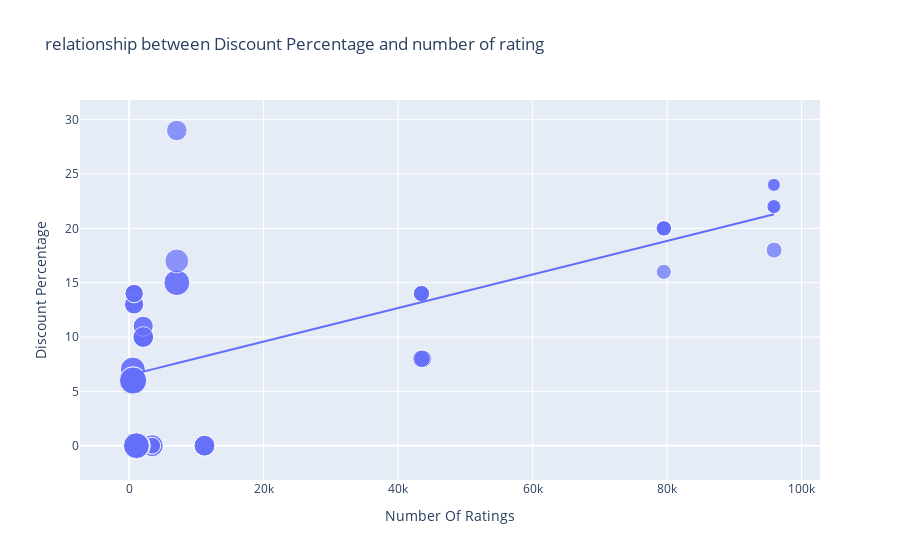

The notebook cell this image was saved under:
### Markdown cell above
## Relationship Between discount percentage and number of ratings on Flikpart

### Code cell
figure = px.scatter(data_frame = data, x='Number Of Ratings' , y = 'Discount Percentage' , size = 'Sale Price' ,trendline = 'ols', title ='relationship between Discount Percentage and number of rating')
figure.show()

### Figure 1 — Plotly figure (JSON) as saved in the notebook; plotly's stock layout.template omitted (floating-point values rounded to 4 significant figures)
{"data": [{"hovertemplate": "Number Of Ratings=%{x}<br>Discount Percentage=%{y}<br>Sale Price=%{marker.size}<extra></extra>", "legendgroup": "", "marker": {"color": "#636efa", "size": [49900, 84900, 84900, 77000, 77000, 49900, 49900, 77000, 89900, 41999, 39999, 41999, 41999, 41999, 131900, 117100, 131900, 117100, 74999, 117900, 117100, 117900, 99900, 44999, 140900, 130900, 64900, 120900, 59900, 75900, 110900, 130900, 120900, 64900, 64900, 75900, 75900, 120900, 59900, 120900, 75900, 140900, 70900, 70900, 75900, 59900, 110900, 120900, 130900, 130900, 54999, 54999, 29999, 34999, 34999, 34999, 54999, 29999, 46999, 46999, 46999, 46999], "sizemode": "area", "sizeref": 352.2, "symbol": "circle"}, "mode": "markers", "name": "", "orientation": "v", "showlegend": false, "type": "scatter", "x": [3431, 3431, 3431, 11202, 11202, 3431, 3431, 11202, 1454, 79512, 79512, 79582, 79512, 79512, 1078, 1078, 1078, 1078, 7088, 7088, 1078, 7088, 7081, 95909, 542, 580, 740, 545, 740, 2101, 545, 580, 580, 730, 730, 2101, 2101, 580, 740, 580, 2092, 545, 2101, 2092, 2101, 740, 545, 580, 580, 580, 43707, 43707, 95807, 95909, 95807, 95909, 43470, 95909, 43470, 43470, 43470, 43470], "xaxis": "x", "y": [0, 0, 0, 0, 0, 0, 0, 0, 0, 20, 16, 20, 20, 20, 0, 0, 0, 0, 29, 15, 0, 15, 17, 18, 6, 6, 13, 6, 14, 10, 7, 6, 6, 13, 13, 10, 10, 6, 14, 6, 10, 6, 11, 11, 10, 14, 7, 6, 6, 6, 8, 8, 24, 22, 22, 22, 8, 24, 14, 14, 14, 14], "yaxis": "y"}, {"hovertemplate": "<b>OLS trendline</b><br>Discount Percentage = 0.000154292 * Number Of Ratings + 6.49233<br>R<sup>2</sup>=0.468988<br><br>Number Of Ratings=%{x}<br>Discount Percentage=%{y} <b>(trend)</b><extra></extra>", "legendgroup": "", "marker": {"color": "#636efa", "symbol": "circle"}, "mode": "lines", "name": "", "showlegend": false, "type": "scatter", "x": [542, 545, 545, 545, 545, 580, 580, 580, 580, 580, 580, 580, 580, 730, 730, 740, 740, 740, 740, 1078, 1078, 1078, 1078, 1078, 1454, 2092, 2092, 2101, 2101, 2101, 2101, 2101, 3431, 3431, 3431, 3431, 3431, 7081, 7088, 7088, 7088, 11202, 11202, 11202, 43470, 43470, 43470, 43470, 43470, 43707, 43707, 79512, 79512, 79512, 79512, 79582, 95807, 95807, 95909, 95909, 95909, 95909], "xaxis": "x", "y": [6.576, 6.576, 6.576, 6.576, 6.576, 6.582, 6.582, 6.582, 6.582, 6.582, 6.582, 6.582, 6.582, 6.605, 6.605, 6.607, 6.607, 6.607, 6.607, 6.659, 6.659, 6.659, 6.659, 6.659, 6.717, 6.815, 6.815, 6.816, 6.816, 6.816, 6.816, 6.816, 7.022, 7.022, 7.022, 7.022, 7.022, 7.585, 7.586, 7.586, 7.586, 8.221, 8.221, 8.221, 13.2, 13.2, 13.2, 13.2, 13.2, 13.24, 13.24, 18.76, 18.76, 18.76, 18.76, 18.77, 21.27, 21.27, 21.29, 21.29, 21.29, 21.29], "yaxis": "y"}], "layout": {"autosize": true, "legend": {"itemsizing": "constant", "tracegroupgap": 0}, "title": {"text": "relationship between Discount Percentage and number of rating"}, "xaxis": {"anchor": "y", "autorange": true, "domain": [0, 1], "range": [-6868.0, 102500.0], "title": {"text": "Number Of Ratings"}, "type": "linear"}, "yaxis": {"anchor": "x", "autorange": true, "domain": [0, 1], "range": [-5.213, 33.41], "title": {"text": "Discount Percentage"}, "type": "linear"}}}
